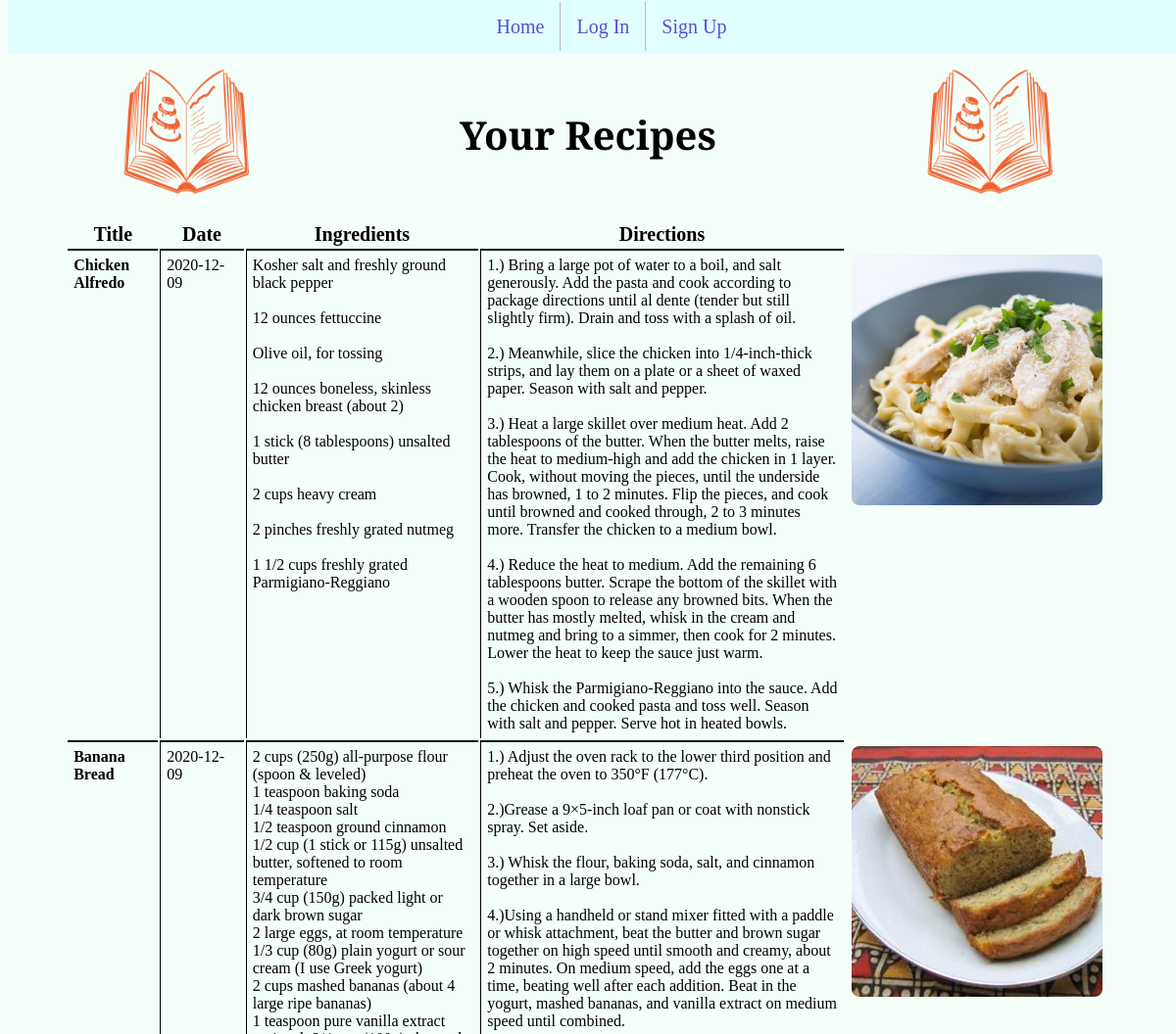
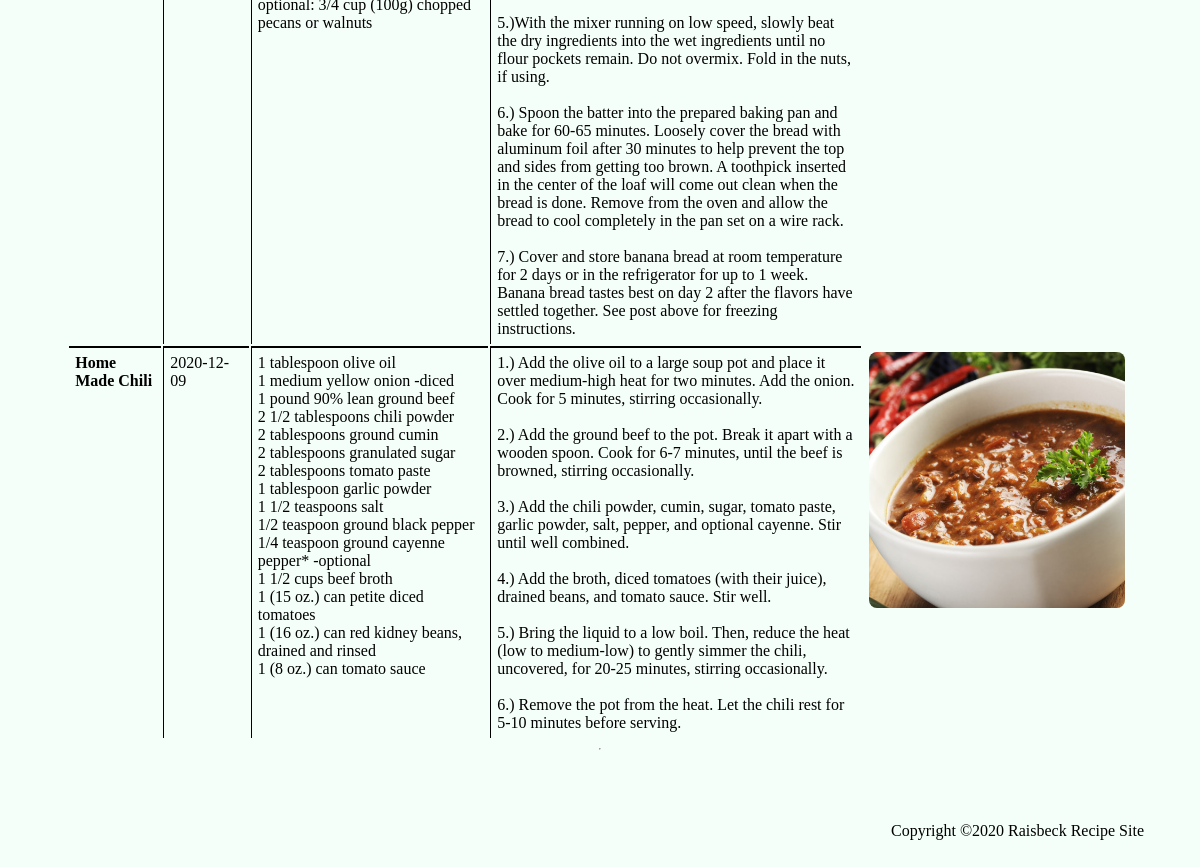
Screenshot of /viewprofile.php?userid=2 with the database file from the repository (2 pictures, top to bottom).
### tables this page shows
CREATE TABLE `recipeList` (
  `id` int NOT NULL AUTO_INCREMENT,
  `user_id` int NOT NULL,
  `title` varchar(150) DEFAULT NULL,
  `date` datetime DEFAULT NULL,
  `ingredients` varchar(8000) DEFAULT NULL,
  `directions` varchar(8000) DEFAULT NULL,
  `dishPicture` varchar(150) DEFAULT NULL,
  PRIMARY KEY (`id`),
  KEY `user_id` (`user_id`),
  CONSTRAINT `recipeList_ibfk_1` FOREIGN KEY (`user_id`) REFERENCES `recipeUser` (`userid`) ON DELETE CASCADE ON UPDATE CASCADE
);

### viewprofile.php (the view, shortened to what this page needs)
<?php
    $page_title = 'Your Recipes';
    require_once('header.php');
    require_once('navmenu.php');
    echo '<table border="0" cellpadding="2">';
    $cur_page = isset($_GET['page']) ? $_GET['page'] : 1;
    $results_per_page = 5;
    $skip = (($cur_page - 1) * $results_per_page);
    $dbc = mysqli_connect(DB_HOST, DB_USER, DB_PASSWORD, DB_NAME)
            or die('Error connecting to MySQL server.');
    if (!isset($_GET['userid'])) {
        $query = "SELECT * FROM recipeList WHERE user_id = '" .
                $_SESSION['userid'] . "'ORDER BY date DESC";
    }
    else {
        $query = "SELECT * FROM recipeList WHERE user_id = '" .
                $_GET['userid'] . "' ORDER BY date DESC";
    }
    $query = $query . " LIMIT $skip, $results_per_page";
    $result = mysqli_query($dbc, $query);
    echo '<table class="results">';
    echo '<tr><th>Title</th>
            <th>Date</th>
            <th>Ingredients</th>
            <th>Directions</th>
            <th></th></tr>';
    while ($row = mysqli_fetch_array($result)) {
        echo '<tr>';
        echo '<td style="font-weight:bold" valign="top" width="10%">' . $row['title'] . '</td>';
        echo '<td valign="top" width="10%">' . substr($row['date'], 0, 10) . '</td>';
        echo '<td valign="top" width="30%">' . preg_replace("/\r\n/", "<br />", $row['ingredients']) . '</td>';
        echo '<td valign="top" width="50%">' . preg_replace("/\r\n/", "<br />", $row['directions']) . '</td>';
        if (is_file(RECIPE_UPLOADPATH . $row['dishPicture'])
                && filesize(RECIPE_UPLOADPATH . $row['dishPicture']) > 0) {
            echo '<td valign="top"><img src="' . RECIPE_UPLOADPATH . $row['dishPicture'] . '"
                    alt="Dish image" /></td></tr>';
        }
        else {
            echo '<td valign="top" width="20%">' . $row['dishPicture'] . '</td>';
        }
    }
    echo '</table>';
    require_once('footer.php');
?>

### header.php (shortened to what this page needs)
<!DOCTYPE html PUBLIC "-//W3C//DTD XHTML 1.0 Transitional//EN"
  "http://www.w3.org/TR/xhtml1/DTD/xhtml1-transitional.dtd">
<html xmlns="http://www.w3.org/1999/xhtml" xml:lang="en" lang="en">
<head>
    <link rel="stylesheet" type="text/css" href="proj4style.css" />
</head>
<body>
<?php
    echo '<div class="header">';
    echo '<div class="logoLeft">';
    echo '<img class="leftBook" src="websiteImages/Cookbooklogo.png" alt="CookbookLogo"/>';
    echo '</div>';
    echo '<div class="headerWords">';
    echo '<h3 class="title">' . $page_title . '</h3>';
    echo '</div>';
    echo '<div class="logoRight">';
    echo '<img class="rightBook" src="websiteImages/Cookbooklogo.png" alt="CookbookLogo"/>';
    echo '</div>';
    echo '</div>';
?>

### navmenu.php
<?php
    if (isset($_SESSION['username'])) {
        echo '<div class="navbar">';
        echo '<a href="index.php">Home</a>';
        echo '<a href="viewprofile.php">View Personal Recipes</a>';
        echo '<a href="newrecipe.php">Save a new Recipe</a>';
        echo '<a href="logout.php">Log Out (' . $_SESSION['username'] . ')</a>';
        echo '</div>';
    }
    else {
        echo '<div class="navbar">';
        echo '<a href="index.php">Home</a>';
        echo '<a href="login.php">Log In</a>';
        echo '<a href="signup.php">Sign Up</a>';
        echo '</div>';
    }
?>

### footer.php
    <hr />
    <p class="footer">Copyright &copy;2020 Raisbeck Recipe Site</p>
</body>
</html>

### proj4style.css (style rules this page uses)
.logoLeft { float: left; display: inline-block; }
.logoRight { float: right; display: inline-block; }
.leftBook, .rightBook { width: 128px; height: 128px; }
.title { text-align: center; font-size: 40px; font-family: 'EB Garamond', serif; }
th { font-size: 20px; }
td { padding: 6px; border-left: 1px solid black; border-top: 2px solid black; }
td:last-child { border-top: none; }
td:first-child, td:last-child { border-left: none; }
a:link { color: #5a4fcf; }
.navbar { text-align: center; background-color: #e0ffff; margin: 0, auto; padding: 1em; top: 0; position: fixed; width: 100%; }
.navbar a:link { text-decoration: none; font-size: 20px; display: inline; text-align: center; padding: 14px 16px; float: center; padding: 0, 1em; border-right: 1px solid #bbb; }
.navbar a:link:last-child { border-right: none; }
html,body { height: 100%; background-color: #f5fffa; margin-top: 20px; }
body { display: flex; flex-direction: column; }
.footer { bottom: 0; padding: 3em; flex-shrink: 0; text-align: right; }
.header { padding-top: 30px; padding-bottom: 20px; display: flex; width: 80%; padding-left: 10%; padding-right: 10%; justify-content: space-between; }
img { width: 256px; height: 256px; border-radius: 8px; }
.results { padding-left: 5%; padding-right: 5%; }

### rows the page displays
recipelist: title "Chicken Alfredo", date "2020-12-09", ingredients "Kosher salt and freshly ground black pepper 12 ounces fettuccine Olive oil, for tossing 12 ounces boneless, skinless chicken breast (about 2) 1 stick (8 tablespoons) unsalted butter 2 cups heavy cream 2 pinches freshly grated nutmeg 1 1/2 cups freshly grated Parmigiano-Reggiano", directions "1.) Bring a large pot of water to a boil, and salt generously. Add the pasta and cook according to package directions until al dente (tender but still slightly firm). Drain and toss with a splash of oil. 2.) Meanwhile, slice the chicken into 1/4-inch-thick strips, and lay them on a plate or a sheet of waxed paper. Season with salt and pepper. 3.) Heat a large skillet over medium heat. Add 2 tablespoons of the butter. When the butter melts, raise the heat to medium-high and add the chicken in 1 layer. Cook, without moving the pieces, until the underside has browned, 1 to 2 minutes. Flip the pieces, and cook until browned and cooked through, 2 to 3 minutes more. Transfer the chicken to a…", dishPicture (picture)
recipelist: title "Banana Bread", date "2020-12-09", ingredients "2 cups (250g) all-purpose flour (spoon & leveled) 1 teaspoon baking soda 1/4 teaspoon salt 1/2 teaspoon ground cinnamon 1/2 cup (1 stick or 115g) unsalted butter, softened to room temperature 3/4 cup (150g) packed light or dark brown sugar 2 large eggs, at room temperature 1/3 cup (80g) plain yogurt or sour cream (I use Greek yogurt) 2 cups mashed bananas (about 4 large ripe bananas) 1 teaspoon pure vanilla extract optional: 3/4 cup (100g) chopped pecans or walnuts", directions "1.) Adjust the oven rack to the lower third position and preheat the oven to 350°F (177°C). 2.)Grease a 9×5-inch loaf pan or coat with nonstick spray. Set aside. 3.) Whisk the flour, baking soda, salt, and cinnamon together in a large bowl. 4.)Using a handheld or stand mixer fitted with a paddle or whisk attachment, beat the butter and brown sugar together on high speed until smooth and creamy, about 2 minutes. On medium speed, add the eggs one at a time, beating well after each addition. Beat in the yogurt, mashed bananas, and vanilla extract on medium speed until combined. 5.)With the mixer running on low speed, slowly beat the dry ingredients into the wet ingredients until no flour…", dishPicture (picture)
recipelist: title "Home Made Chili", date "2020-12-09", ingredients "1 tablespoon olive oil 1 medium yellow onion -diced 1 pound 90% lean ground beef 2 1/2 tablespoons chili powder 2 tablespoons ground cumin 2 tablespoons granulated sugar 2 tablespoons tomato paste 1 tablespoon garlic powder 1 1/2 teaspoons salt 1/2 teaspoon ground black pepper 1/4 teaspoon ground cayenne pepper* -optional 1 1/2 cups beef broth 1 (15 oz.) can petite diced tomatoes 1 (16 oz.) can red kidney beans, drained and rinsed 1 (8 oz.) can tomato sauce", directions "1.) Add the olive oil to a large soup pot and place it over medium-high heat for two minutes. Add the onion. Cook for 5 minutes, stirring occasionally. 2.) Add the ground beef to the pot. Break it apart with a wooden spoon. Cook for 6-7 minutes, until the beef is browned, stirring occasionally. 3.) Add the chili powder, cumin, sugar, tomato paste, garlic powder, salt, pepper, and optional cayenne. Stir until well combined. 4.) Add the broth, diced tomatoes (with their juice), drained beans, and tomato sauce. Stir well. 5.) Bring the liquid to a low boil. Then, reduce the heat (low to medium-low) to gently simmer the chili, uncovered, for 20-25 minutes, stirring occasionally. 6.) Remove the…", dishPicture (picture)

### other values shown
$page_title "Your Recipes"
